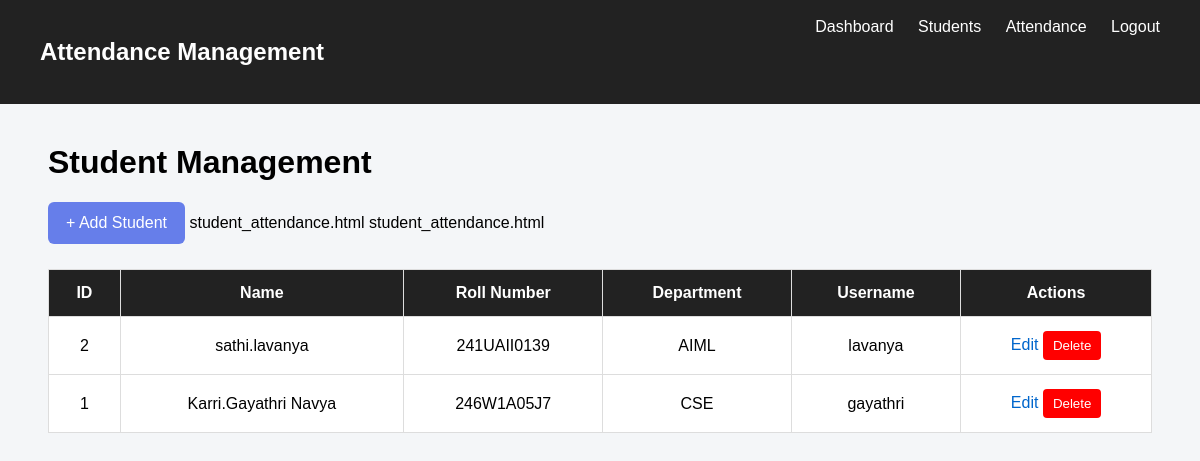
The app's page /students (signed in) with its own data.
### tables this page shows
CREATE TABLE students (
            id INTEGER PRIMARY KEY AUTOINCREMENT,
            user_id INTEGER UNIQUE NOT NULL,
            name TEXT NOT NULL,
            roll_number TEXT UNIQUE NOT NULL,
            department TEXT NOT NULL,
            FOREIGN KEY(user_id)
            REFERENCES users(id)
            ON DELETE CASCADE
        );

CREATE TABLE users (
            id INTEGER PRIMARY KEY AUTOINCREMENT,
            username TEXT UNIQUE NOT NULL,
            password TEXT NOT NULL,
            role TEXT NOT NULL
        );

### app.py (the view)
@app.route("/students")
def students():
    if session.get("role") != "admin":
        return redirect("/")
    conn = get_db()
    students = conn.execute("""
        SELECT
            students.*,
            users.username
        FROM students
        LEFT JOIN users
        ON students.user_id = users.id
        ORDER BY students.id DESC
    """).fetchall()
    conn.close()
    return render_template(
        "students.html",
        students=students
    )

### app.py (called while the page is built)
def get_db():
    conn = sqlite3.connect(DATABASE)
    conn.row_factory = sqlite3.Row
    conn.execute("PRAGMA foreign_keys = ON")
    return conn

### templates/students.html (shortened to what this page needs)
<!DOCTYPE html>
<html>
<head>
</head>
<body>
<nav>
    <h2>Attendance Management</h2>
    <div>
        <a href="/admin_dashboard">Dashboard</a>
        <a href="/students">Students</a>
        <a href="/attendance">Attendance</a>
        <a href="/logout">Logout</a>
    </div>
</nav>
<div class="container">
    <h1>Student Management</h1>
    <a class="add" href="/add_student">
        + Add Student
    </a>
    <table>
        <tr>
            <th>ID</th>
            <th>Name</th>
            <th>Roll Number</th>
            <th>Department</th>
            <th>Username</th>
            <th>Actions</th>
        </tr>
        {% for student in students %}
        <tr>
            <td>{{ student.id }}</td>
            <td>{{ student.name }}</td>
            <td>{{ student.roll_number }}</td>
            <td>{{ student.department }}</td>
            <td>{{ student.username }}</td>
            <td>
                <a class="edit"
                   href="/edit_student/{{ student.id }}">
                    Edit
                </a>
                <form
                    method="POST"
                    action="/delete_student/{{ student.id }}"
                    style="display:inline;"
                    onsubmit="return confirm('Delete this student?');"
                >
                    <button class="delete" type="submit">
                        Delete
                    </button>
                </form>
            </td>student_attendance.html
        </tr>
        {% endfor %}
    </table>
</div>
</body>
</html>

### templates/students.html (style rules this page uses)
body { margin: 0; font-family: Arial; background: #f4f6f8; }
nav { background: #222; color: white; padding: 18px 40px; display: flex; justify-content: space-between; }
nav a { color: white; text-decoration: none; margin-left: 20px; }
.container { width: 92%; margin: 40px auto; }
.add { display: inline-block; padding: 12px 18px; background: #667eea; color: white; text-decoration: none; border-radius: 6px; }
table { width: 100%; margin-top: 25px; border-collapse: collapse; background: white; }
th, td { padding: 14px; border: 1px solid #ddd; text-align: center; }
th { background: #222; color: white; }
.edit { color: #0066cc; text-decoration: none; }
.delete { background: red; color: white; border: none; padding: 7px 10px; border-radius: 4px; cursor: pointer; }

### records on screen
students: id "2", name "sathi.lavanya", roll_number "241UAII0139", department "AIML", username "lavanya"
students: id "1", name "Karri.Gayathri Navya", roll_number "246W1A05J7", department "CSE", username "gayathri"
